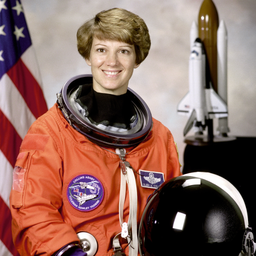
#> input picture samples/astronaut.png, 256 x 256 px, shrunk from 512 x 512 before the run; its folder holds only this picture in this run
$ python run_experiments.py
#> lines starting #> are read from the running program, lines starting #| are printed output that depends on the picture
### denoise/metrics.py
"""Full-reference quality metrics (Section 10 of the synopsis)."""
import cv2
import numpy as np


def mse(ref, img):
    d = ref.astype(np.float64) - img.astype(np.float64)
    return float(np.mean(d * d))


def psnr(ref, img, max_val=255.0):
    m = mse(ref, img)
    if m == 0:
        return float("inf")
    return float(10.0 * np.log10(max_val ** 2 / m))


def _ssim_channel(x, y, data_range=255.0, win=7, k1=0.01, k2=0.03):
    """SSIM (Wang et al., 2004) with a 7x7 uniform window and sample covariance.

    Same definition and defaults as skimage.metrics.structural_similarity, written with
    OpenCV so the app does not need SciPy/scikit-image (keeps the serverless bundle small).
    """
    x = x.astype(np.float64)
    y = y.astype(np.float64)
    n = win * win
    cov_norm = n / (n - 1)
    box = lambda a: cv2.blur(a, (win, win), borderType=cv2.BORDER_REFLECT)
    ux, uy = box(x), box(y)
    vx = cov_norm * (box(x * x) - ux * ux)
    vy = cov_norm * (box(y * y) - uy * uy)
    vxy = cov_norm * (box(x * y) - ux * uy)
    c1, c2 = (k1 * data_range) ** 2, (k2 * data_range) ** 2
    s = ((2 * ux * uy + c1) * (2 * vxy + c2)) / ((ux * ux + uy * uy + c1) * (vx + vy + c2))
    p = (win - 1) // 2
    return float(s[p:-p, p:-p].mean())


def ssim(ref, img):
    if ref.ndim == 3:
        return float(np.mean([_ssim_channel(ref[..., c], img[..., c]) for c in range(ref.shape[2])]))
    return _ssim_channel(ref, img)


def evaluate(ref, img):
    p = psnr(ref, img)
    return {"mse": mse(ref, img), "psnr": p if np.isfinite(p) else 99.0, "ssim": ssim(ref, img)}

### denoise/benchmark.py
"""Systematic comparison: every filter x kernel size on identical noisy input."""
import time

from .analysis import detect_noise
from .filters import apply_filter, FILTER_NAMES
from .metrics import evaluate
from .noise import add_noise, NOISE_PARAMS

KERNELS = (3, 5, 7, 9)


def compare_filters(clean, noisy, kernels=KERNELS, filter_kwargs=None):
    """Return one row per (filter, kernel) with MSE/PSNR/SSIM and run time."""
    filter_kwargs = filter_kwargs or {}
    rows = []
    for f in FILTER_NAMES:
        for k in kernels:
            t0 = time.perf_counter()
            out = apply_filter(noisy, f, k, **filter_kwargs.get(f, {}))
            ms = (time.perf_counter() - t0) * 1000
            rows.append({"filter": f, "ksize": k, "ms": round(ms, 2), **evaluate(clean, out), "_img": out})
    return rows


def best_row(rows, metric="ssim"):
    key = (lambda r: -r["mse"]) if metric == "mse" else (lambda r: r[metric])
    return max(rows, key=key)


# [18 lines left out: function noise_filter_matrix, not called in this run]

### denoise/filters.py
"""Spatial-domain denoising filters (Section 7 of the synopsis), via OpenCV."""
import cv2

FILTER_NAMES = {
    "mean": "Mean",
    "median": "Median",
    "gaussian": "Gaussian",
    "bilateral": "Bilateral",
}


def _odd(k):
    k = max(1, int(k))
    return k if k % 2 else k + 1


def apply_filter(img, kind, ksize=5, sigma=0.0, sigma_color=75.0, sigma_space=75.0):
    """Apply one filter.

    ksize        neighbourhood size (forced odd); for bilateral it is the diameter d
    sigma        Gaussian std. deviation (0 lets OpenCV derive it from ksize)
    sigma_color  bilateral range (intensity) sigma
    sigma_space  bilateral spatial sigma
    """
    k = _odd(ksize)
    if kind == "mean":
        return cv2.blur(img, (k, k))
    if kind == "median":
        return cv2.medianBlur(img, k)
    if kind == "gaussian":
        return cv2.GaussianBlur(img, (k, k), float(sigma))
    if kind == "bilateral":
        return cv2.bilateralFilter(img, k, float(sigma_color), float(sigma_space))
    raise ValueError(f"Unknown filter: {kind}")

### denoise/noise.py
"""Synthetic noise models (Section 5 of the synopsis).

All functions take and return uint8 images (grayscale or BGR) and accept an
optional seed so that every filter is evaluated against identical noise.
"""
import numpy as np

# Parameter ranges exposed to the UI: (label, min, max, step, default)
NOISE_PARAMS = {
    "salt_pepper": {"label": "Noise density", "min": 0.01, "max": 0.5, "step": 0.01, "default": 0.08},
    "gaussian": {"label": "Std. deviation σ", "min": 2, "max": 80, "step": 1, "default": 25},
    "speckle": {"label": "Variance", "min": 0.01, "max": 0.5, "step": 0.01, "default": 0.08},
    "poisson": {"label": "Photon peak (lower = noisier)", "min": 2, "max": 255, "step": 1, "default": 20},
}

NOISE_NAMES = {
    "salt_pepper": "Salt & Pepper",
    "gaussian": "Gaussian",
    "speckle": "Speckle",
    "poisson": "Poisson",
}


def _to_uint8(x):
    return np.clip(np.rint(x), 0, 255).astype(np.uint8)


def salt_pepper(img, density, rng):
    """Impulse noise: a fraction `density` of pixels forced to 0 or 255."""
    out = img.copy()
    mask = rng.random(img.shape[:2])
    salt = mask < density / 2
    pepper = (mask >= density / 2) & (mask < density)
    out[salt] = 255
    out[pepper] = 0
    return out


def gaussian(img, sigma, rng):
    """Additive zero-mean Gaussian noise: g = f + n, n ~ N(0, sigma^2)."""
    n = rng.normal(0.0, sigma, img.shape)
    return _to_uint8(img.astype(np.float64) + n)


def speckle(img, var, rng):
    """Multiplicative noise: g = f + n*f, n ~ N(0, var)."""
    f = img.astype(np.float64)
    n = rng.normal(0.0, np.sqrt(var), img.shape)
    return _to_uint8(f + n * f)


def poisson(img, peak, rng):
    """Shot noise: photon counts ~ Poisson(f * peak / 255)."""
    f = img.astype(np.float64) / 255.0
    counts = rng.poisson(f * peak)
    return _to_uint8(counts / peak * 255.0)


_FUNCS = {"salt_pepper": salt_pepper, "gaussian": gaussian, "speckle": speckle, "poisson": poisson}


def add_noise(img, kind, level=None, seed=0):
    if kind not in _FUNCS:
        raise ValueError(f"Unknown noise type: {kind}")
    if level is None:
        level = NOISE_PARAMS[kind]["default"]
    rng = np.random.default_rng(seed)
    return _FUNCS[kind](img, float(level), rng)

### experiments/run_experiments.py
"""Batch experiment for the report (Phase 6: performance evaluation & comparison).

Runs every sample image x noise type x 3 noise levels x 4 filters x 4 kernel sizes,
and writes:
    results/results.csv          every run (MSE, PSNR, SSIM, time)
    results/summary.md           best filter per noise type + Table 2 check
    results/plots/*.png          metric-vs-kernel plots and image grids (needs matplotlib)

Usage:  python experiments/run_experiments.py [--quick]
"""
import argparse
import csv
import sys
from collections import defaultdict
from pathlib import Path

import cv2

ROOT = Path(__file__).resolve().parents[1]
sys.path.insert(0, str(ROOT))

from denoise import FILTER_NAMES, NOISE_NAMES, NOISE_PARAMS, add_noise, apply_filter, evaluate  # noqa: E402
from denoise.benchmark import KERNELS, compare_filters  # noqa: E402

LEVELS = {
    "salt_pepper": [0.05, 0.10, 0.20],
    "gaussian": [15, 25, 40],
    "speckle": [0.04, 0.08, 0.16],
    "poisson": [60, 20, 8],
}
EXPECTED = {  # Table 2 of the synopsis
    "salt_pepper": ["median"], "gaussian": ["gaussian", "bilateral"],
    "speckle": ["median", "bilateral"], "poisson": ["gaussian", "bilateral"],
}


def main():
    ap = argparse.ArgumentParser()
    ap.add_argument("--quick", action="store_true", help="two images, default level only")
    args = ap.parse_args()

    out_dir = ROOT / "results"
    (out_dir / "plots").mkdir(parents=True, exist_ok=True)
    images = sorted((ROOT / "samples").glob("*.png"))
    if args.quick:
        images = images[:2]

    rows = []
    for path in images:
        clean = cv2.imread(str(path), cv2.IMREAD_UNCHANGED)
#> clean is the input picture: shape (256, 256, 3); mean B, G, R 96.5, 105.8, 141.6
        print(f"{path.stem}: {clean.shape}")
#| astronaut: (256, 256, 3)
        for noise, levels in LEVELS.items():
            for level in ([NOISE_PARAMS[noise]["default"]] if args.quick else levels):
                noisy = add_noise(clean, noise, level, seed=0)
                base = evaluate(clean, noisy)
                rows.append({"image": path.stem, "noise": noise, "level": level, "filter": "none", "ksize": 0,
                             "ms": 0, **base})
                for r in compare_filters(clean, noisy, KERNELS):
                    r.pop("_img")
                    rows.append({"image": path.stem, "noise": noise, "level": level, **r})
#> this loop made 4 passes
#> pass 1, in mse, `d = ref.astype(np.float64) - img.astype(np.float64)`:
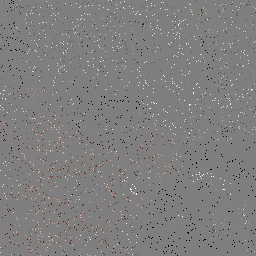
#> d: shape (256, 256, 3) float64; mean B, G, R -1.5, -1, 0.8; drawn with min black and max white
#> pass 1, in _ssim_channel, `ux, uy = box(x), box(y)`:
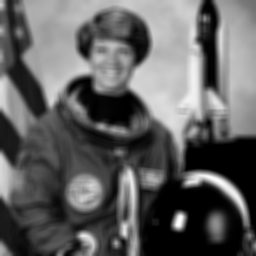
#> ux: shape (256, 256) float64; min 0, max 253.8, mean 96.5

    csv_path = out_dir / "results.csv"
    with open(csv_path, "w", newline="") as f:
        w = csv.DictWriter(f, fieldnames=["image", "noise", "level", "filter", "ksize", "mse", "psnr", "ssim", "ms"])
        w.writeheader()
        for r in rows:
            w.writerow({k: (round(v, 5) if isinstance(v, float) else v) for k, v in r.items()})
    print(f"wrote {csv_path} ({len(rows)} rows)")
#| wrote results/results.csv (204 rows)

    write_summary(rows, out_dir / "summary.md")
    try:
        make_plots(rows, out_dir / "plots", images)
    except ImportError:
        print("matplotlib not installed - skipping plots (pip install matplotlib)")


def write_summary(rows, path):
    # average SSIM/PSNR of each filter's best kernel, per noise type, over images and levels
    best = defaultdict(lambda: defaultdict(list))  # noise -> filter -> [(ssim, psnr, k)]
    groups = defaultdict(list)
    for r in rows:
        if r["filter"] != "none":
            groups[(r["image"], r["noise"], r["level"], r["filter"])].append(r)
    for (img, noise, level, f), rs in groups.items():
        b = max(rs, key=lambda r: r["ssim"])
        best[noise][f].append((b["ssim"], b["psnr"], b["ksize"]))

    lines = ["# Experimental results", "",
             "Mean SSIM / PSNR of each filter (best kernel per run), averaged over all images and noise levels.", "",
             "| Noise | " + " | ".join(FILTER_NAMES.values()) + " | Best | Synopsis expected | Match |",
             "|---" * (len(FILTER_NAMES) + 4) + "|"]
    for noise in LEVELS:
        means = {f: (sum(s for s, _, _ in v) / len(v), sum(p for _, p, _ in v) / len(v)) for f, v in best[noise].items()}
        win = max(means, key=lambda f: means[f][0])
        cells = [f"{means[f][0]:.3f} / {means[f][1]:.1f} dB" for f in FILTER_NAMES]
        exp = " / ".join(FILTER_NAMES[f] for f in EXPECTED[noise])
        ok = "yes" if win in EXPECTED[noise] else "no"
        lines.append(f"| {NOISE_NAMES[noise]} | " + " | ".join(cells) + f" | **{FILTER_NAMES[win]}** | {exp} | {ok} |")
    path.write_text("\n".join(lines) + "\n", encoding="utf-8")
    print(f"wrote {path}")
    print("\n".join(lines))


def make_plots(rows, plot_dir, images):
    import matplotlib
    matplotlib.use("Agg")
    import matplotlib.pyplot as plt

    # metric vs kernel size, per noise type (default level, averaged over images)
    for metric in ("ssim", "psnr"):
        fig, axes = plt.subplots(1, 4, figsize=(16, 3.6))
        for ax, noise in zip(axes, LEVELS):
            lvl = NOISE_PARAMS[noise]["default"]
            sel = [r for r in rows if r["noise"] == noise and (r["level"] == lvl or len(LEVELS[noise]) == 1)]
            if not sel:
                sel = [r for r in rows if r["noise"] == noise]
            for f in FILTER_NAMES:
                ys = [sum(r[metric] for r in sel if r["filter"] == f and r["ksize"] == k) /
                      max(1, sum(1 for r in sel if r["filter"] == f and r["ksize"] == k)) for k in KERNELS]
                ax.plot(KERNELS, ys, marker="o", label=FILTER_NAMES[f])
            ax.set_title(NOISE_NAMES[noise])
            ax.set_xlabel("kernel size")
            ax.set_xticks(KERNELS)
            ax.grid(alpha=.3)
        axes[0].set_ylabel(metric.upper())
        axes[0].legend()
        fig.tight_layout()
        fig.savefig(plot_dir / f"{metric}_vs_kernel.png", dpi=150)
        plt.close(fig)
#> this loop made 2 passes
#> pass 2, in make_plots, `fig.savefig(plot_dir / f"{metric}_vs_kernel.png", dpi=150)`:
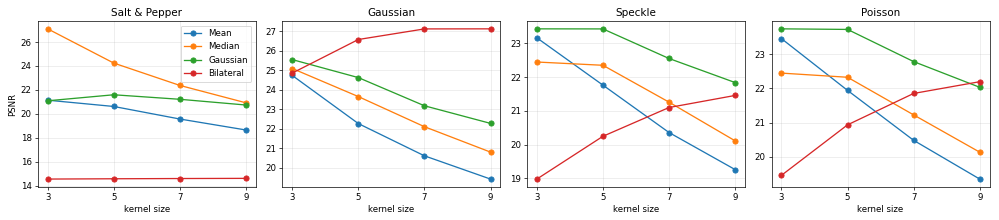
#> figure drawn by matplotlib, 4 panels

    # visual grid for the first image: noisy + each filter at k=5
    clean = cv2.imread(str(images[0]), cv2.IMREAD_UNCHANGED)
    cmap = "gray" if clean.ndim == 2 else None
    show = (lambda im: im) if clean.ndim == 2 else (lambda im: cv2.cvtColor(im, cv2.COLOR_BGR2RGB))
    fig, axes = plt.subplots(4, 6, figsize=(18, 12))
    for row, noise in zip(axes, LEVELS):
        noisy = add_noise(clean, noise, None, 0)
        panels = [("Original", clean), (NOISE_NAMES[noise], noisy)] + \
                 [(FILTER_NAMES[f], apply_filter(noisy, f, 5)) for f in FILTER_NAMES]
        for ax, (title, im) in zip(row, panels):
            ax.imshow(show(im), cmap=cmap, vmin=0, vmax=255)
            m = evaluate(clean, im)
            ax.set_title(f"{title}\nPSNR {m['psnr']:.1f}  SSIM {m['ssim']:.3f}" if title != "Original" else title, fontsize=9)
            ax.axis("off")
#> this loop made 4 passes
#> noise on passes 1 to 4: 'salt_pepper', 'gaussian', 'speckle', 'poisson'
#> pass 1, in salt_pepper (call 4), `salt = mask < density / 2`:
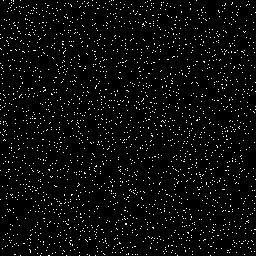
#> salt: shape (256, 256) bool; 3.9% white in thin lines or dots
#> after the loop:
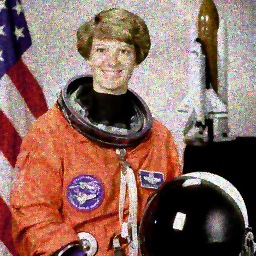
#> im: shape (256, 256, 3); mean B, G, R 94.8, 104.3, 138.4
#> after the loop:
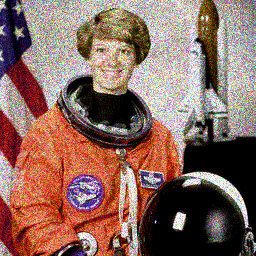
#> noisy: shape (256, 256, 3); mean B, G, R 95.1, 104.5, 138.2
    fig.tight_layout()
    fig.savefig(plot_dir / f"grid_{images[0].stem}.png", dpi=120)
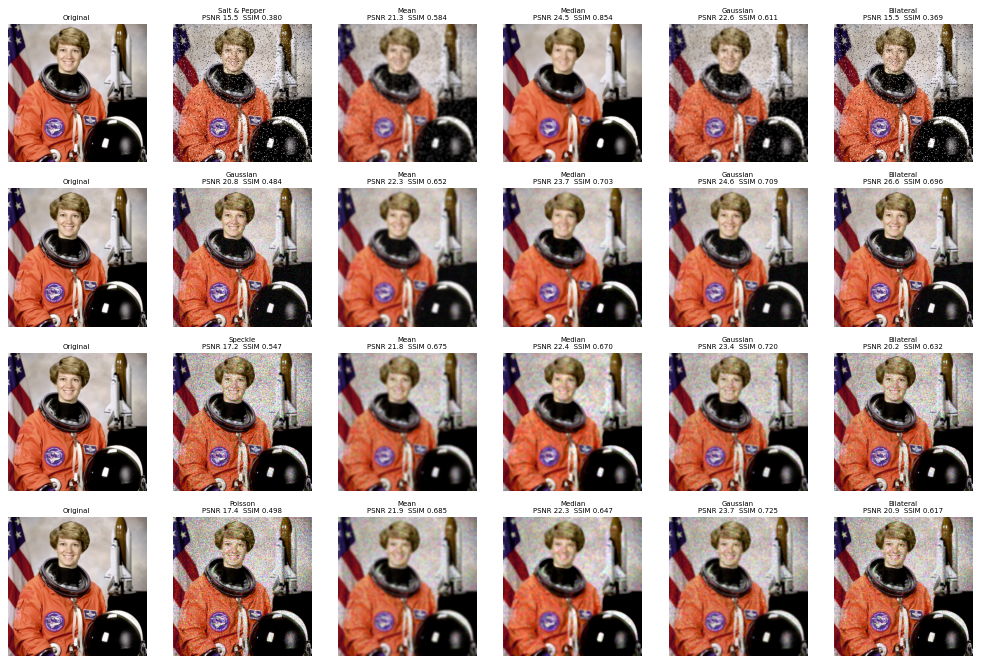
#> figure drawn by matplotlib, 24 panels
    plt.close(fig)
    print(f"wrote plots to {plot_dir}")


if __name__ == "__main__":
    main()
